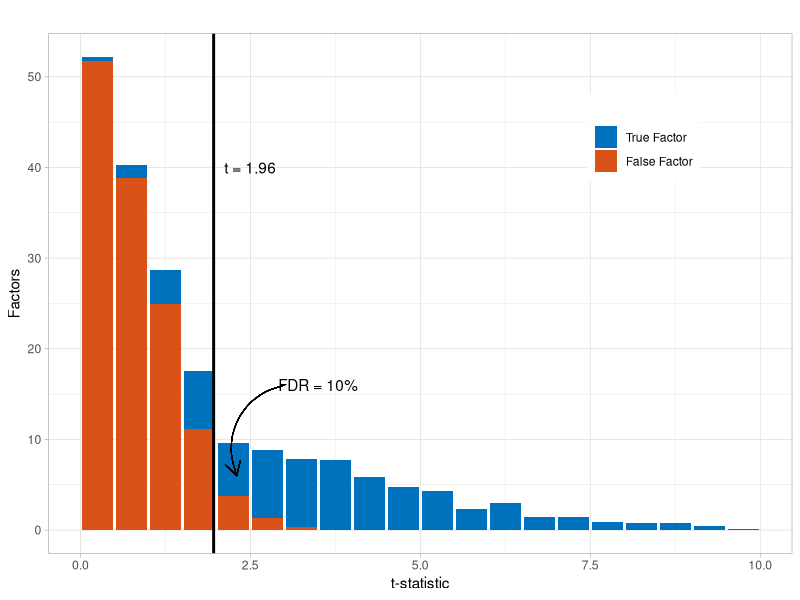

R code for this plot: (Note: this script raises an error after producing the figure.)
# 2021 11 Andrew
# Just making a figure for the intro

# ENVIRONMENT ====

setwd('D:/OneDrive/t-hurdles/2021-07-PostOpenAP/code-intuition')

rm(list=ls())
library(data.table)
library(tidyverse)
library(ggplot2)
#library(ggthemes)
library(gridExtra)

# parameters
pnull = 0.5
N = 200 #1e4
alt_mu  = 2
alt_sig = 2

n_simulations <- 10

# function for creating histogram data hdat
sim = function(pnull, alt_mu, alt_sig){
  dat = data.frame(
    t = abs(rnorm(pnull*N*n_simulations)), group = F
  ) %>% rbind(
    data.frame(
      t = abs(rnorm((1-pnull)*N*n_simulations) + rexp((1-pnull)*N*n_simulations, rate = 1 / alt_sig) + alt_mu)
      , group = T
    )
  ) %>% 
    mutate(
      group = factor(
        group
        , levels = c(T,F)
      )
    )
  
} # end function sim

makehist = function(dat){
  edge = seq(0,10, 0.5)
  tmid = edge[1:(length(edge)-1)] + 0.25
  hdat2 = data.frame(
    bin = 1:length(tmid), tmid
  )
  
  hdat = dat %>% 
    filter(t>min(edge), t<max(edge)) %>% 
    group_by(group) %>% 
    mutate(
      bin = findInterval(t,edge)
    ) %>% 
    group_by(group,bin) %>% 
    summarize(
      n = n()/n_simulations
    ) %>% 
    left_join(hdat2)  
} # end function makehist

# HIGH FDR ====

dat = sim(pnull = 0.66, alt_mu, alt_sig)
hdat = makehist(dat)

fdr = dat %>% filter(t>1.96) %>% 
  summarize(fdr = round(mean(group == F)*100))


plot = ggplot(hdat, aes(x=tmid, y=n, fill=group)) + 
  geom_bar(stat='identity', position='stack') +
  geom_vline(xintercept = 1.96, size = 1) + 
  labs(title = "", x = "t-statistic", y = "Factors") +
  
  scale_fill_manual(
    labels = c("True Factor", "False Factor"), 
    values = c(rgb(0,0.4470,0.7410), rgb(0.8500, 0.3250, 0.0980)),
    name = ""
  ) +
  theme_light() +
  theme(
    legend.position = c(0.8, 0.8),
    legend.title = NULL
  )  +
  annotate(
    geom = "text",
    label = "t = 1.96",
    x = 2.5,
    y = 40
  ) +
  geom_curve(aes(x = 3, y = 16, xend = 2.3, yend = 6),
             arrow = arrow(length = unit(0.03, "npc")),
             colour = "black", size = 0.3
  ) +
  annotate(
    geom = "text",
    label = paste0("FDR = ", fdr$fdr, '%'),
    x = 3.5,
    y = 16
  )

plot

ggsave(plot, filename = 'output/intro-high-FDR.pdf', width = 5, height = 4)



# plot all false ====

plot <- ggplot(
  dat %>% 
    filter(group | (!group & runif(1) < 0.5))
  , aes(x = t, fill = group)) + 
  
  geom_histogram(breaks = seq(0,4, 0.5)) +
  geom_vline(xintercept = 1.96, size = 1) + 
  labs(title = "", x = "t-statistic", y = "Factors") +
  
  scale_fill_manual(
    labels = c("False Factor"), 
    values = rgb(0.8500, 0.3250, 0.0980),
    name = ""
  ) +
  
  theme_light() +
  theme(
    legend.position = c(0.8, 0.8),
    legend.title = NULL
  ) +
annotate(
  geom = "text",
  label = "t = 1.96",
  x = 2.5,
  y = 40
) + 
  geom_curve(aes(x = 3, y = 16, xend = 2.3, yend = 6),
             arrow = arrow(length = unit(0.03, "npc")), 
             colour = "black", size = 0.3
  ) + 
  annotate(
    geom = "text",
    label = "FDR = 100%",
    x = 3.5,
    y = 16
  )


plot


ggsave(plot, filename = 'output/intro-fdr-100.pdf', width = 5, height = 4)
